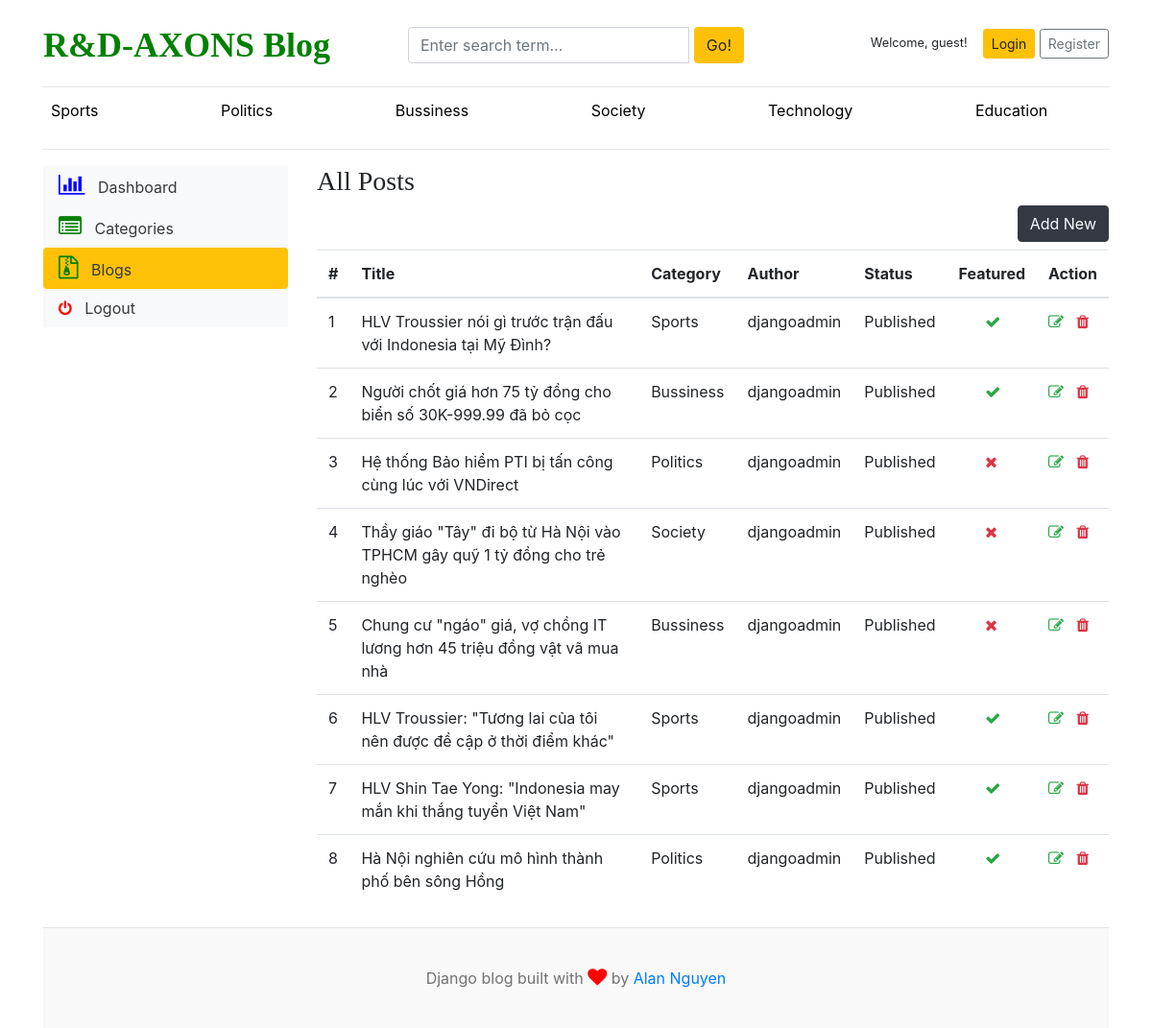
The app's page /dashboard/posts/ with its own data.
### blogs/models.py (models this page shows, shortened)
class Category(models.Model):
    category_name = models.CharField(max_length=50, unique=True)
    created_at = models.DateTimeField(auto_now_add=True)
    updated_at = models.DateTimeField(auto_now=True)
    class Meta:
        verbose_name_plural = 'categories'

class Blog(models.Model):
    title = models.CharField(max_length=100)
    slug = models.SlugField(max_length=150, unique=True, blank=True)
    category = models.ForeignKey(Category, on_delete=models.CASCADE)
    author = models.ForeignKey(User, on_delete=models.CASCADE)
    featured_image = models.ImageField(upload_to='upload/%Y/%m/%d')
    short_description = models.TextField(max_length=500)
    blog_body = models.TextField(max_length=10000)
    status = models.CharField(max_length=20, choices=STATUS_CHOICES, default="Draft")
    is_featured = models.BooleanField(default=False)
    created_at = models.DateTimeField(auto_now_add=True)
    updated_at = models.DateTimeField(auto_now=True)

### dashboards/views.py (the view)
# urls.py: path('posts/', views.posts, name='posts'),
def posts(request):
    try:
        posts = Blog.objects.all()
    except:
        return render(request,'404.html')
    context = {
        'posts': posts,
    }
    return render(request, 'dashboard/posts.html', context)

### blogs/context_processors.py (called while the page is built)
def get_categories(request):
    categories = Category.objects.all()
    return dict(categories=categories)

def get_social_links(request):
    social_links = SocialLink.objects.all()
    return dict(social_links=social_links)

### templates/dashboard/posts.html (shortened to what this page needs)
{% extends "base.html" %}
{% block content %}
<hr>
<div class="row mb-2">
    {% include 'dashboard/sidebar.html'%}
    <div class="col-md-9 table-responsive">
        <h3>All Posts</h3>
        <a href="{% url 'add_post' %}" class="btn btn-dark text-light float-right mb-2">Add New</a>
        <table class="table table-hover">
            <thead>
                <tr>
                  <th>#</th>
                  <th>Title</th>
                  <th>Category</th>
                  <th>Author</th>
                  <th>Status</th>
                  <th>Featured</th>
                  <th>Action</th>
                </tr>
              </thead>
              <tbody>
                {% for row in posts %}
                <tr>
                  <td>{{ forloop.counter }}</td>
                  <td>{{ row.title }}</td>
                  <td>{{ row.category.category_name}}</td>
                  <td>{{ row.author }}</td>
                  <td>{{ row.status}} </td>
                  <td>{% if row.is_featured %}<i class="fa fa-check text-success" style="margin-left:40%;"></i>{% else %}<i class="fa fa-close text-danger" style="margin-left:40%;"></i>{% endif %}</td>
                  <td>
                    <a href="{% url 'edit_post' row.id %}"><i class="fa fa-edit text-success"></i></a>
                    <a href="{% url 'del_post' row.id %}"><i class="fa fa-trash text-danger"></i></a>
                 </td>
                </tr>
                {% endfor %}
              </tbody>
          </table>
    </div>
</div>
{% endblock content %}

### templates/base.html (shortened to what this page needs)
{% load static %}
<!DOCTYPE html>
<html lang="en">
<head>
    <link href="https://getbootstrap.com/docs/4.0/dist/css/bootstrap.min.css" rel="stylesheet">
    <link rel="stylesheet" href="https://cdnjs.cloudflare.com/ajax/libs/font-awesome/4.7.0/css/font-awesome.min.css">
    <link href="{% static 'css/blogs.css' %}" rel="stylesheet">
  </head>
<body>
    <div class="container">
      <header class="blog-header py-3">
        <div class="row flex-nowrap justify-content-between align-items-center">
          <div class="col-4 pt-1">
            <a class="blog-header-logo" href="/" style="font-weight:900; color:green;">R&D-AXONS Blog</a>
          </div>
          <div class="col-4 pt-1" >
            <form action="{% url 'search' %}" method="GET">
              <div class="input-group">
                <input class="form-control" type="text" name="keyword" value="{{ keyword }}" placeholder="Enter search term..." aria-label="Enter search term..." aria-describedby="button-search" /><p style="margin-right:5px;"> </p>
                <button type="submit " class="btn btn-warning" id="button-search" type="button">Go!</button>
            </div>
            </form>
          </div>
          <div class="col-4 d-flex justify-content-end align-items-center">
            {% if user.is_authenticated %}
              <div class="nav-item">
                <small class="nav-link">Welcome, {{ user.username }}!</small>
              </div>
              <a href="{% url 'dashboard' %}" style="text-decoration: None">Dashboard</a> &nbsp;
              <a href="{% url 'logout' %}" style="text-decoration: None">Logout</a>
            {% else %}
              <div class="nav-item">
                <small class="nav-link">Welcome, guest!</small>
              </div>
              <a class="btn btn-sm btn-warning" href="{% url 'login' %}">Login</a> &nbsp;
              <a class="btn btn-sm btn-outline-secondary" href="{% url 'register' %}">Register</a>
            {% endif %}
          </div>
        </div>
      </header>
      <div class="nav-scroller py-1 mb-2">
        <nav class="nav d-flex justify-content-between">
          {% for item in categories %}
            <a class="p-2 cat-text" href="{% url 'posts_by_category' item.pk %} " style=" text-decoration: none">{{ item.category_name }}</a>
            <br/>
          {% endfor %}
        </nav>
      </div>
{% block content %}
{% endblock content %}
    <footer class="blog-footer">
        <p>Django blog built with <i class="fa fa-heart my-heart"></i> by <a href="#">Alan Nguyen</a></p>
    </footer>
</body>
</html>

### blog_main/static/css/blogs.css (style rules this page uses)
.blog-header { border-bottom: 1px solid #e5e5e5; }
.blog-header-logo { font-family: "IBM Plex Sans"!important; font-size: 2.25rem; }
h1, h2, h3, h4, h5, h6 { font-family: "IBM Plex Sans"!important; }
.blog-footer { padding: 2.5rem 0; color: #727272; text-align: center; background-color: #f9f9f9; border-top: .05rem solid #e5e5e5; }
.blog-footer p:last-child { margin-bottom: 0; }
.my-heart { font-size:20px; color: red !important; }
.cat-text { text-decoration: none; color: black; }

### records on screen
Category: category_name "Sports"
Category: category_name "Politics"
Category: category_name "Bussiness"
Category: category_name "Society"
Category: category_name "Technology"
Category: category_name "Education"
Blog: title "HLV Troussier nói gì trước trận đấu với Indonesia tại Mỹ Đình?", category.category_name "Sports", author "djangoadmin", status "Published", is_featured True (drawn)
Blog: title "Người chốt giá hơn 75 tỷ đồng cho biển số 30K-999.99 đã bỏ cọc", category.category_name "Bussiness", author "djangoadmin", status "Published", is_featured True (drawn)
Blog: title "Hệ thống Bảo hiểm PTI bị tấn công cùng lúc với VNDirect", category.category_name "Politics", author "djangoadmin", status "Published", is_featured False (drawn)
Blog: title "Thầy giáo \"Tây\" đi bộ từ Hà Nội vào TPHCM gây quỹ 1 tỷ đồng cho trẻ nghèo", category.category_name "Society", author "djangoadmin", status "Published", is_featured False (drawn)
Blog: title "Chung cư \"ngáo\" giá, vợ chồng IT lương hơn 45 triệu đồng vật vã mua nhà", category.category_name "Bussiness", author "djangoadmin", status "Published", is_featured False (drawn)
Blog: title "HLV Troussier: \"Tương lai của tôi nên được đề cập ở thời điểm khác\"", category.category_name "Sports", author "djangoadmin", status "Published", is_featured True (drawn)
Blog: title "HLV Shin Tae Yong: \"Indonesia may mắn khi thắng tuyển Việt Nam\"", category.category_name "Sports", author "djangoadmin", status "Published", is_featured True (drawn)
Blog: title "Hà Nội nghiên cứu mô hình thành phố bên sông Hồng", category.category_name "Politics", author "djangoadmin", status "Published", is_featured True (drawn)
